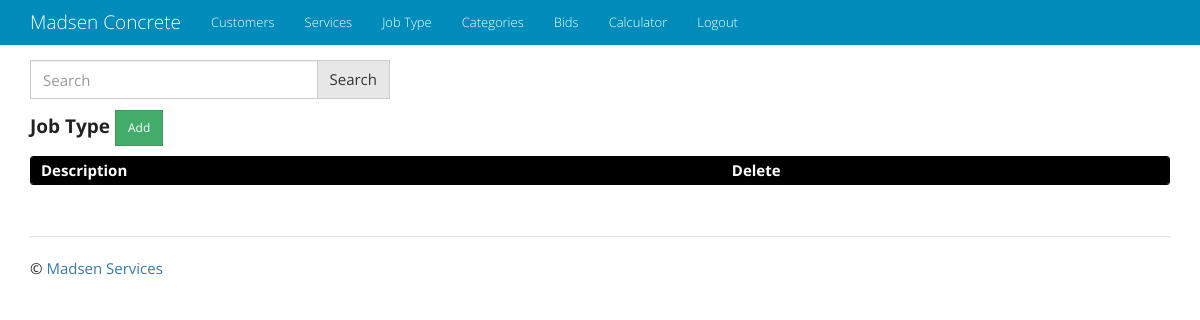
/job_type/, run on an earlier commit of the app's database.
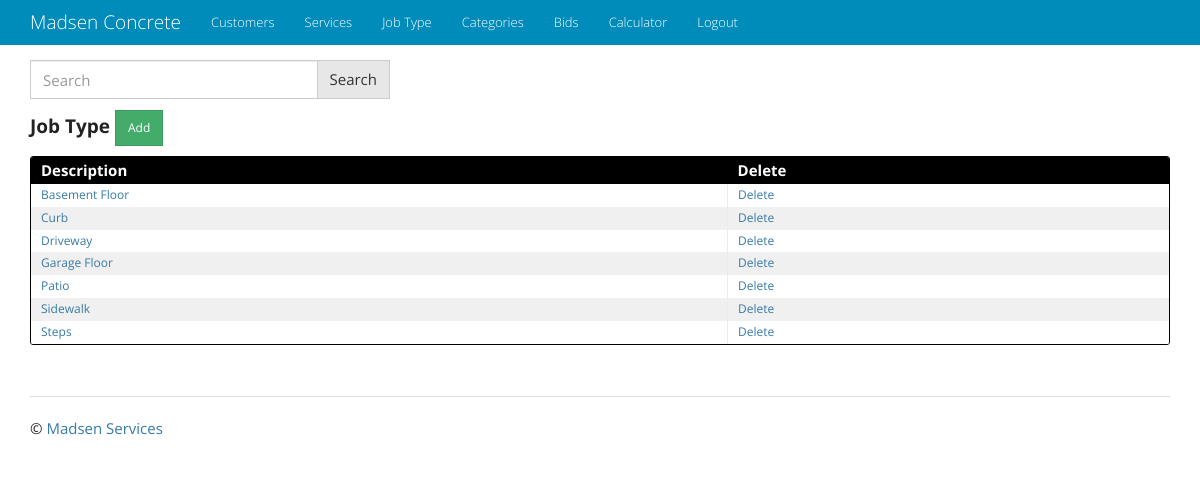
And on a later commit of the database.
### job_type/models.py (models this page shows, shortened)
class JobType(models.Model):
    description = models.CharField(max_length=50, unique=True)

### job_type/views.py (the view)
class JobTypeList(ListView):
    model = JobType
    def get_queryset(self):
        queryset_list = JobType.objects.order_by('description')
        query = self.request.GET.get('q')
        if query:
            queryset_list = queryset_list.filter(
                Q(description__icontains=query)
               ).distinct()
        return queryset_list

### templates/job_type/jobtype_list.html
{% extends "base.html" %}
{% block content %}
{% include 'q_search_form.html' %}
<h4 class="entries">
  <h4><strong>Job Type </strong><a href="{% url 'job_type_app:job_type_create' %}" class="btn btn-sm btn-success" role="button">Add</a></h4>
  <div class="datagrid">
    <table>
      <thead>
        <tr>
          <th><strong>Description</strong></th>
          <th><strong>Delete</strong></th>
        </tr>
      </thead>
      {% for job_type in object_list %}
          <tr style="{% cycle 'background: white' 'background: #F0F0F0' %}">
              <td><a href="{% url 'job_type_app:job_type_update' pk=job_type.pk %}">{{ job_type.description }}</a></td>
              <td><a href="{% url 'job_type_app:job_type_delete' pk=job_type.pk %}">Delete</a></td>
          </tr>
      {% endfor %}
    </table>
</div>
{% endblock %}

### templates/base.html (shortened to what this page needs)
<!DOCTYPE html>
<html lang="en">
  <head>
    {% load staticfiles %}
    <link rel="stylesheet" type="text/css" href="{% static 'css/bootstrap.min.css' %}" />
    <link rel="stylesheet" type="text/css" href="{% static 'css/main.css' %}" />
    <link rel="stylesheet" type="text/css" href="{% static 'css/jquery-ui.css' %}" />
    <link rel="stylesheet" type="text/css" href="{% static 'css/jquery-ui-timepicker-addon.css' %}" />
  </head>
  <body>
    <div class="navbar navbar-inverse navbar-fixed-top" role="navigation">
      <div class="container">
        <div class="navbar-header">
          <a class="navbar-brand" href="/overview">Madsen Concrete</a>
        </div>
        <div class="collapse navbar-collapse">
          <ul class="nav navbar-nav">
              <li><a href="/customer">Customers</a></li>
              <li><a href="/service">Services</a></li>
              <li><a href="/job_type">Job Type</a></li>
              <li><a href="/category">Categories</a></li>
              <li><a href="/bid">Bids</a></li>
              <li><a href="/calculator">Calculator</a></li>
              <li><a href="/accounts/logout">Logout</a></li>
          </ul>
        </div>
      </div>
    </div>
    <div class="container">
      <div class="content">
        {% block content %}
        {% endblock %}
      </div>
      <div class="footer">
        <hr>
        <p>&copy; <a target="_blank" href="http://www.madsenservices.com">Madsen Services</a></p>
      </div>
    </div>
  </body>
</html>

### templates/q_search_form.html (shortened to what this page needs)
<form method="GET" action="" class="row">
    <div class="col-sm-4">
        <div class="input-group">
            <input class='form-control' type="text" name="q" placeholder="Search" value="{{ request.GET.q }}"/>
            <span class="input-group-btn">
                <button class="btn btn-default" type="submit">Search </button>
            </span>
        </div>
    </div>
</form>

### static/css/main.css (style rules this page uses)
body { padding: 60px 0; background: #ffffff; }
a, h1, h2 { color: #377BA8; }
.entries { list-style: none; margin: 0; padding: 0; }
.datagrid table { border-collapse: collapse; text-align: left; width: 100%; }
.datagrid { background: #fff; overflow: hidden; border: 1px solid #000000; border-radius: 3px; }
.datagrid table td, .datagrid table th { padding: 3px 10px; }
.datagrid table thead th { background-color:#000000; color:#FFFFFF; font-size: 15px; font-weight: bold; }
.datagrid table thead th:first-child { border: none; }
.datagrid table tbody td { color: #000000; border-left: 1px solid #E1EEF4; font-size: 12px; font-weight: normal; }
.datagrid table tbody td:first-child { border-left: none; }
.datagrid table tbody tr:last-child td { border-bottom: none; }
.footer { padding-top: 30px; }

What changed in the data, as far as the page shows it:
added JobType: description "Basement Floor"
added JobType: description "Curb"
added JobType: description "Driveway"
added JobType: description "Garage Floor"
added JobType: description "Patio"
added JobType: description "Sidewalk"
added JobType: description "Steps"
